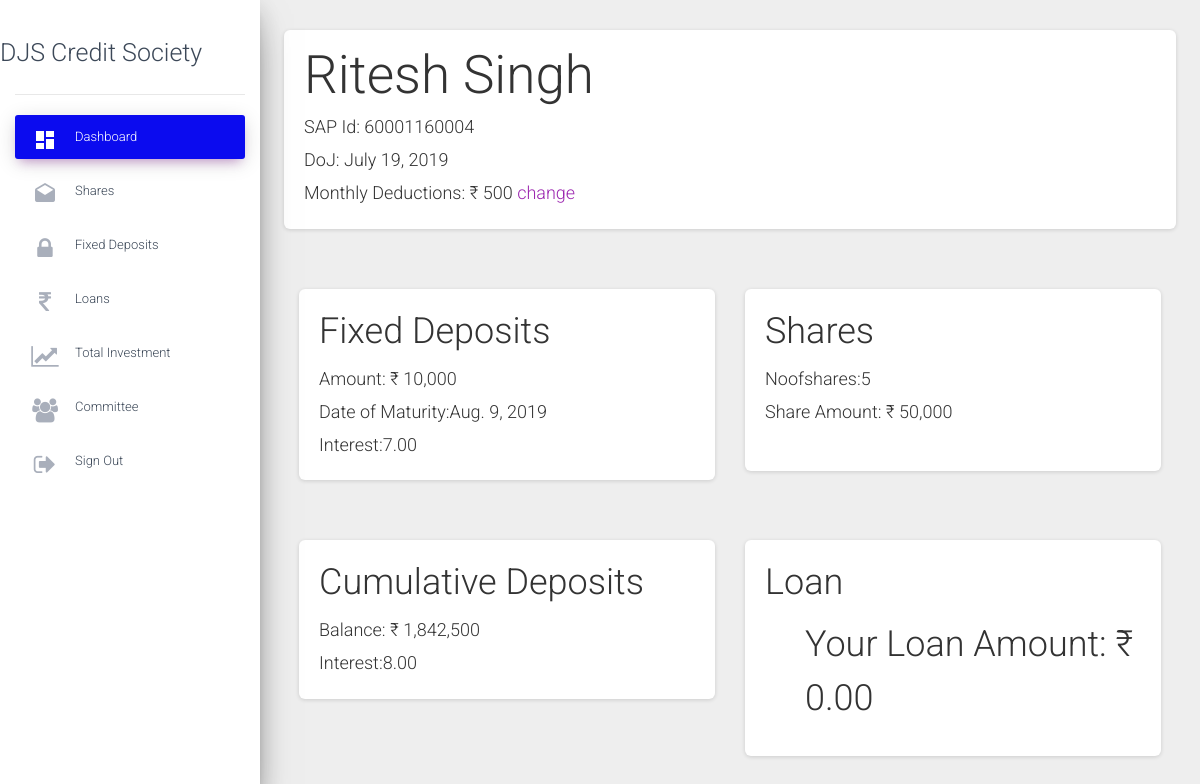
Page /status/details (signed in) on the earlier database version.
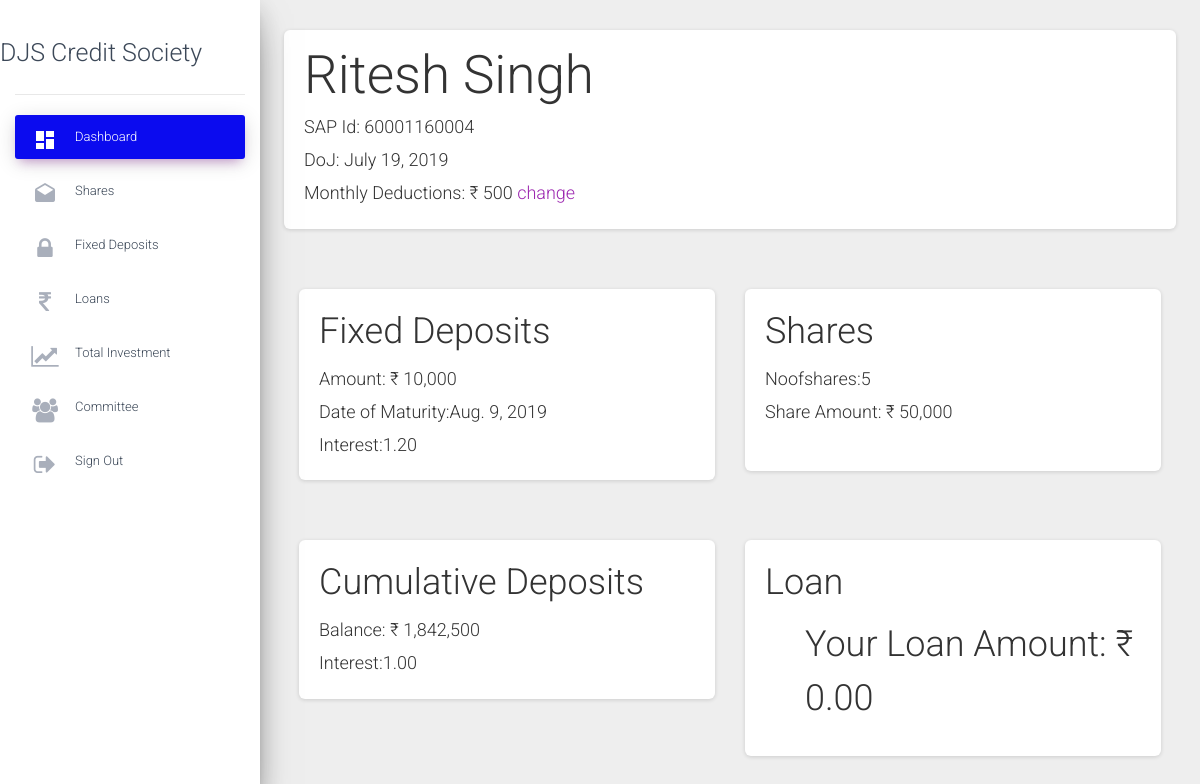
Same page on the later database version.
### status/models.py (models this page shows)
class interests(models.Model):
    sharedividend=models.DecimalField(blank=True,null=True,default=0,max_digits=10,decimal_places=2)
    cddividend=models.DecimalField(blank=True,null=True,default=0,max_digits=10,decimal_places=2)
    fdinterest=models.DecimalField(blank=True,null=True,default=0,max_digits=10,decimal_places=2)
    emerloaninterest=models.DecimalField(blank=True,null=True,default=0,max_digits=10,decimal_places=2)
    longloaninterest=models.DecimalField(blank=True,null=True,default=0,max_digits=10,decimal_places=2)
    year=models.IntegerField(default=0,null=True)

### status/views.py (the view)
# urls.py: path('details',views.details,name="details"),
@login_required
def details(request):
    current_user_id=request.user.username
    name=str(Account.name)
    Accountholder=Account.objects.filter(username__username__icontains=current_user_id).get()
    Interests=interests.objects.all().last()
    Final_new_change =0
    if request.method=="POST":
        New_money_change = change_MoneyForm(request.POST)
        if New_money_change.is_valid():
            Final_new_change = New_money_change.cleaned_data['new_amount']
            subject = 'This guy wants to change his monthly deduction'
            message = Accountholder.name +" : "+str(Final_new_change)
            email_from = settings.EMAIL_HOST_USER
            recipient_list = ['jatinhdalvi@gmail.com','aashulikabra@gmail.com','champtem11@gmail.com']
            messages.success(request, 'Mail sent')
            send_mail( subject, message, email_from, recipient_list )
            print("mail sent")
    else:
        New_money_change=change_MoneyForm()
    print(Final_new_change)
    date = Accountholder.dateofjoining
    print("loan")
    context={
    'name':name,
    'Accountholder':Accountholder,
    'date':date,
    'Interests':Interests,
    'dashboard':"active",
    }
    return render(request,'dashboard.html',context=context)

### status/templates/dashboard.html (shortened to what this page needs)
{%extends 'details.html'%}
{% load humanize %}
{%block content%}
<main role="main" class="col-md-9col-lg-10 px-4">
  <div>
    <div class="card">
      <div class="card-body">
        <h1>{{Accountholder.name}} </h1>
        <h4>SAP Id: {{Accountholder.sapid}}</h4>
        <h4>DoJ: {{date}}</h4>
        <h4>Monthly Deductions: &#x20b9; {{Accountholder.sharevalue|intcomma }}
          <a href="#modal">change</a>
        </h4>
      </div>
    </div>
    <div class="container">
      <div class="row">
        <div class="col">
          <div class="card">
            <div class="card-body">
              <h2>Fixed Deposits </h2>
              <h4>Amount: &#x20b9; {{ Accountholder.fdcapital|intcomma }}</h4>
              <h4>Date of Maturity:{{Accountholder.fdmaturitydate}}</h4>
              <h4>Interest:{{Interests.fdinterest}} </h4>
            </div>
          </div>
        </div>
        <div class="col">
          <div class="card">
            <div class="card-body">
              <h2>Shares</h2>
              <h4>Noofshares:{{Accountholder.Noofshares}}</h4>
              <h4>Share Amount: &#x20b9; {{Accountholder.sharebalance|intcomma }}</h4>
              <br>
            </div>
          </div>
        </div>
      </div>
    </div>
    <div class="container">
      <div class="row">
        <div class="col">
          <div class="card">
            <div class="card-body">
              <h2>Cumulative Deposits </h2>
              <h4>Balance: &#x20b9; {{ Accountholder.cdbalance|intcomma }}</h4>
              <h4>Interest:{{Interests.cddividend}} </h4>
            </div>
          </div>
        </div>
        <div class="col">
          <div class="card">
            <div class="card-body">
              <h2>Loan</h2>
              <ul>
                {% if Accountholder.islongloantaken and Accountholder.isloanemertaken is True %}
                <h2>Your Loan Amount: &#x20b9; {{ Accountholder.longloanprinciple|intcomma  }}</h2>
                {% else %}
                <h4>You have no loans due</h4>
                <h4>Request Loan
                  <a href="../status/Loanuser" style="font-size:0.8rem;"> Loan </a>
                </h4>
                {% endif %}
              </ul>
            </div>
          </div>
        </div>
      </div>
</main>
{%endblock%}

Differences in the rows shown:
removed interests: fdinterest "7.00", cddividend "8.00"
added interests: fdinterest "1.20", cddividend "1.00"
